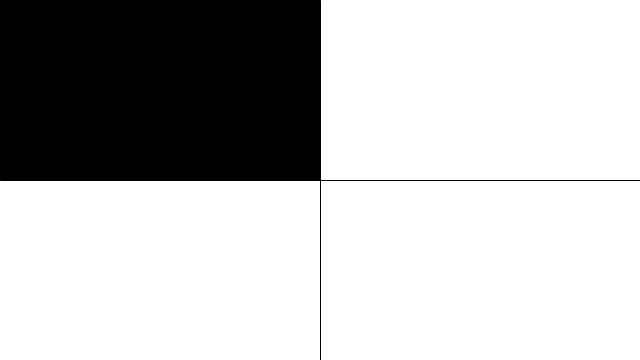
Frame 1 (no input)
Frame 60 (the mouse pressed at the canvas centre just before this capture): identical to frame 1, image omitted
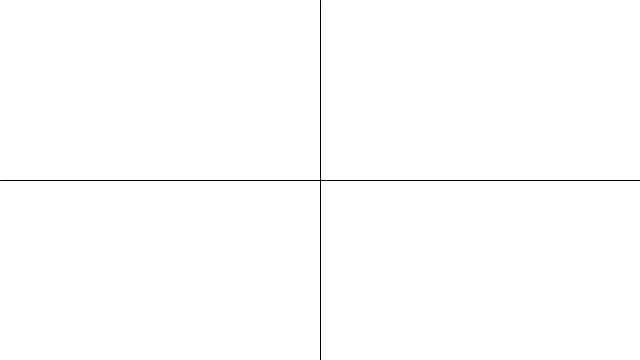
Frame 120 (the mouse held since frame 60 and released just before this capture)

The Processing sketch that drew these frames (run headless with seeded random() and noise(); from frame 60 on, the mouse is pressed at the canvas centre):

// Processing sketch: example_5_3_rollovers
// ── example_5_3_rollovers.pde
// Learning Processing
// Daniel Shiffman
// http://www.learningprocessing.com

// Example 5-3: Rollovers
void setup() {
  size(640,360);
}

void draw() {
  background(255);
  stroke(0);
  line(320,0,320,360);
  line(0,180,640,180);
  
  // Fill a black color
  noStroke();
  fill(0);

  // Depending on the mouse location, a different rectangle is displayed.    
  if (mouseX < 320 && mouseY < 180) {
    rect(0,0,320,180);
  } else if (mouseX > 320 && mouseY < 180) {
    rect(320,0,320,180);
  } else if (mouseX < 320 && mouseY > 180) {
    rect(0,180,320,180);
  } else if (mouseX > 320 && mouseY > 180) {
    rect(320,180,320,180);
  }
}
